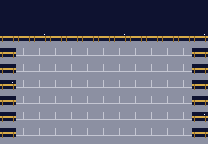

The image is a tile-based game level rendered from a .tmx file. Its description and complete source (layers, tilesets, objects, tile grids) follow:
An orthogonal 13x9 tile map with 16x16 px tiles, 5 tile layers (Back, Buildings, Paths, Front, ...).

<map version="1.10" tiledversion="1.10.2" orientation="orthogonal" renderorder="right-down" width="13" height="9" tilewidth="16" tileheight="16" infinite="0" nextlayerid="10" nextobjectid="100">
 <properties>
  <property name="Outdoors" value="T" />
  <property name="Warp" value="6 9 Inyourfacer.Observatory_Observatory 6 9" />
 </properties>
 <tileset firstgid="1" name="z_Observatory_tiles" tilewidth="16" tileheight="16" tilecount="128" columns="16">
  <image source="z_Observatory_tiles.png" width="256" height="128" />
 </tileset>
 <layer id="1" name="Back" width="13" height="9">
  <data encoding="csv">
10,9,9,9,9,10,9,9,9,9,10,9,9,
9,10,9,9,9,9,10,9,9,9,9,10,9,
9,9,10,9,9,9,9,10,9,9,9,9,10,
9,11,11,11,11,11,11,11,11,11,11,11,9,
9,11,11,11,11,11,11,11,11,11,11,11,9,
10,11,11,11,11,11,11,11,11,11,11,11,9,
9,11,11,11,11,11,11,11,11,11,11,11,9,
9,11,11,11,11,11,11,11,11,11,11,11,10,
9,11,11,11,11,11,11,11,11,11,11,11,9
</data>
 </layer>
 <layer id="2" name="Buildings" width="13" height="9">
  <data encoding="csv">
9,9,9,9,9,9,9,9,9,9,9,9,9,
9,9,9,9,9,9,9,9,9,9,9,9,9,
12,12,12,12,12,12,12,12,12,12,12,12,12,
12,0,0,0,0,0,0,0,0,0,0,0,12,
12,0,0,0,0,0,0,0,0,0,0,0,12,
12,0,0,0,0,0,0,0,0,0,0,0,12,
12,0,0,0,0,0,0,0,0,0,0,0,12,
12,0,0,0,0,0,0,0,0,0,0,0,12,
12,0,0,0,0,0,0,0,0,0,0,0,12
</data>
 </layer>
 <layer id="3" name="Paths" width="13" height="9">
  <data encoding="csv">
0,0,0,0,0,0,0,0,0,0,0,0,0,
0,0,0,0,0,0,0,0,0,0,0,0,0,
0,0,0,0,0,0,0,0,0,0,0,0,0,
0,0,0,0,0,0,0,0,0,0,0,0,0,
0,0,0,0,0,0,0,0,0,0,0,0,0,
0,0,0,0,0,0,0,0,0,0,0,0,0,
0,0,0,0,0,0,0,0,0,0,0,0,0,
0,0,0,0,0,0,0,0,0,0,0,0,0,
0,0,0,0,0,0,0,0,0,0,0,0,0
</data>
 </layer>
 <layer id="4" name="Front" width="13" height="9">
  <data encoding="csv">
0,0,0,0,0,0,0,0,0,0,0,0,0,
0,0,0,0,0,0,0,0,0,0,0,0,0,
0,0,0,0,0,0,0,0,0,0,0,0,0,
0,0,0,0,0,0,0,0,0,0,0,0,0,
0,0,0,0,0,0,0,0,0,0,0,0,0,
0,0,0,0,0,0,0,0,0,0,0,0,0,
0,0,0,0,0,0,0,0,0,0,0,0,0,
0,0,0,0,0,0,0,0,0,0,0,0,0,
0,0,0,0,0,0,0,0,0,0,0,0,0
</data>
 </layer>
 <layer id="5" name="AlwaysFront" width="13" height="9">
  <data encoding="csv">
0,0,0,0,0,0,0,0,0,0,0,0,0,
0,0,0,0,0,0,0,0,0,0,0,0,0,
0,0,0,0,0,0,0,0,0,0,0,0,0,
0,0,0,0,0,0,0,0,0,0,0,0,0,
0,0,0,0,0,0,0,0,0,0,0,0,0,
0,0,0,0,0,0,0,0,0,0,0,0,0,
0,0,0,0,0,0,0,0,0,0,0,0,0,
0,0,0,0,0,0,0,0,0,0,0,0,0,
0,0,0,0,0,0,0,0,0,0,0,0,0
</data>
 </layer>
</map>
